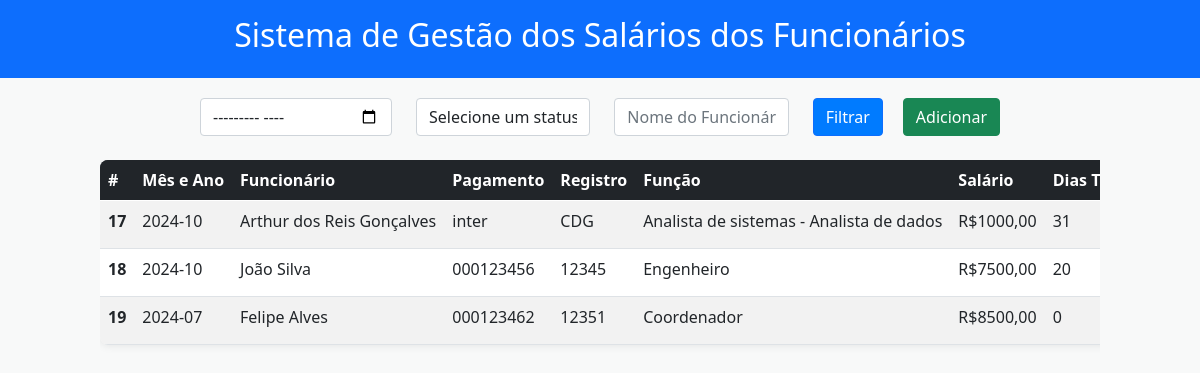
Before: /index_salario/ with the older database file.
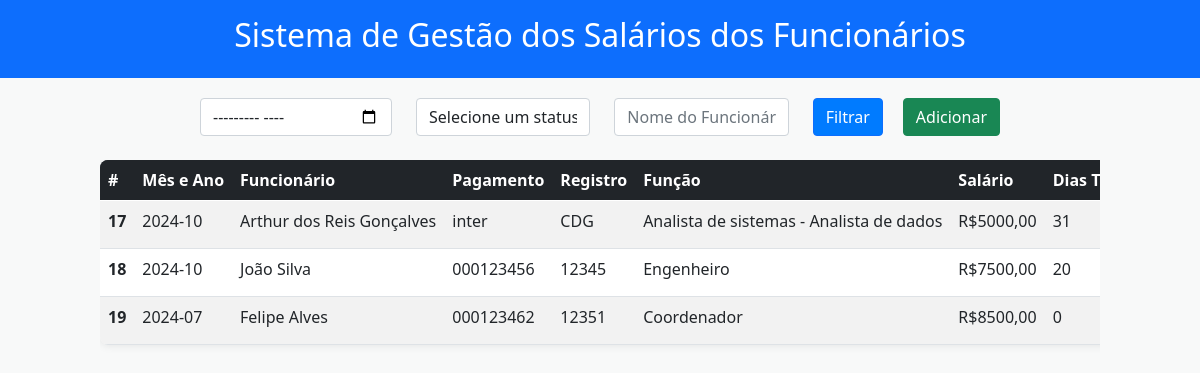
After: the same page with the newer database file.
### app/models.py (models this page shows, shortened)
class PlanSalario(models.Model):
    funcionario = models.ForeignKey(Funcionarios, on_delete=models.CASCADE, verbose_name='Funcionário')
    mesAno = models.CharField(max_length=15, verbose_name='Mês e Ano')  # Alterado para CharField, conforme solicitado
    dias_trabalhados = models.IntegerField(verbose_name='Dias Trabalhados')
    qtde_dias_Mes = models.IntegerField(verbose_name='Qtde dias do mes')
    arred = models.DecimalField(max_digits=10, decimal_places=2, verbose_name='Arredondamento')
    ferias = models.DecimalField(max_digits=10, decimal_places=2, verbose_name='Férias')
    decimo_terceiro_ferias = models.DecimalField(max_digits=10, decimal_places=2, verbose_name='13º de Férias')
    periculosidade = models.DecimalField(max_digits=10, decimal_places=2, verbose_name='Periculosidade')
    salario_familia = models.DecimalField(max_digits=10, decimal_places=2, verbose_name='Salário Família')
    outras_entradas = models.DecimalField(max_digits=10, decimal_places=2, verbose_name='Outras Entradas')
    ir_ferias = models.DecimalField(max_digits=10, decimal_places=2, verbose_name='IR Férias')
    vales_e_faltas = models.DecimalField(max_digits=10, decimal_places=2, verbose_name='Vales e Faltas')
    vt = models.DecimalField(max_digits=10, decimal_places=2, verbose_name='Vale Transporte')
    troco = models.DecimalField(max_digits=10, decimal_places=2, verbose_name='Troco')
    geral = models.DecimalField(max_digits=10, decimal_places=2, verbose_name='Geral')

class Funcionarios(models.Model):
    cpf_validator = RegexValidator(
        r'^\d{11}$',
        'O CPF deve ter 11 dígitos numéricos.'
    )
    def validate_date_format(value):
        """Valida se o campo segue o formato de data 'YYYY-MM-DD'."""
        if not re.match(r'\d{4}-\d{2}-\d{2}', value):
            raise ValidationError('A data deve estar no formato YYYY-MM-DD.')
    nome = models.CharField(max_length=150, verbose_name='Nome')
    registro = models.CharField(max_length=50, verbose_name='Registro')
    funcao = models.CharField(max_length=100, verbose_name='Função')
    data_nascimento = models.CharField(
        max_length=100,
        verbose_name='Data de Nascimento',
        validators=[validate_date_format]
    )
    data_admissao = models.CharField(
        max_length=100,
        verbose_name='Data de Admissão',
        validators=[validate_date_format]
    )
    cpf = models.CharField(max_length=11, validators=[cpf_validator], unique=True, verbose_name='CPF')
    conta_inter = models.CharField(max_length=20, verbose_name='Conta Inter')
    ultimo_exame = models.CharField(
        max_length=100,
        null=True,
        blank=True,
        verbose_name='Último Exame',
        validators=[validate_date_format]
    )
    proximo_exame = models.CharField(
        max_length=100,
        null=True,
        blank=True,
        verbose_name='Próximo Exame',
        validators=[validate_date_format]
    )
    email = models.EmailField(max_length=100, validators=[EmailValidator()], unique=True, verbose_name='Email')
    salario = models.DecimalField(max_digits=10, decimal_places=2, verbose_name='Salário')
    status = models.CharField(max_length=50, verbose_name='Status')
    cargo = models.CharField(max_length=50, verbose_name='Status')

### app/views.py (the view)
# urls.py: path('index_salario/', index_salario, name='index_salario'),
def index_salario(request):
    mesAno = request.GET.get('mesAno')
    status = request.GET.get('status')
    nome = request.GET.get('nome')
    salarios = PlanSalario.objects.all().select_related('funcionario')
    if mesAno:
        salarios = salarios.filter(mesAno=mesAno)
    if status:
        salarios = salarios.filter(funcionario__status=status)
    if nome:
        salarios = salarios.filter(funcionario__nome__icontains=nome)
    data = {'db': salarios}
    return render(request, 'Salarios/index_salario.html', data)

### app/templates/Salarios/index_salario.html (shortened to what this page needs)
<!DOCTYPE html>
<html lang="pt-br">
<head>
    <link href="https://cdn.jsdelivr.net/npm/bootstrap@5.0.2/dist/css/bootstrap.min.css" rel="stylesheet">
</head>
<body>
    <header class="bg-primary text-white text-center py-3">
        <h2>Sistema de Gestão dos Salários dos Funcionários</h2>
    </header>
    <div class="col-12 col-md-8 m-auto text-center">
        <form method="GET" action="{% url 'index_salario' %}">
            <div class="row">
                <div class="col">
                    <input type="month" class="form-control" name="mesAno" placeholder="Mês/Ano">
                </div>
                <div class="col">
                    <select id="status" name="status" class="form-control">
                        <option value="">Selecione um status</option>
                    </select>
                </div>
                <div class="col">
                    <input type="text" class="form-control" name="nome" placeholder="Nome do Funcionário">
                </div>
                <div class="col">
                    <div id="botoes-iniciais">
                        <button type="submit" class="btn btn-primary mb-4">Filtrar</button>
                        <a href="/form_salario" class="btn btn-success mb-4">Adicionar</a>
                    </div>
                </div>
            </div>
        </form>
    </div>
    <div class="col-12 col-md-10 m-auto">
        <div class="table-responsive">
            <table class="table table-striped table-hover">
                <thead class="table-dark">
                    <tr>
                        <th scope="col">#</th>
                        <th scope="col">Mês e Ano</th>
                        <th scope="col">Funcionário</th>
                        <th scope="col">Pagamento</th>
                        <th scope="col">Registro</th>
                        <th scope="col">Função</th>
                        <th scope="col">Salário</th>
                        <th scope="col">Dias Trabalhados</th>
                    </tr>
                </thead>
                <tbody>
                  {% for planfuncionario in db %}
                    <tr>
                        <th scope="row">{{ planfuncionario.id }}</th>
                        <td>{{ planfuncionario.mesAno }}</td>
                        <td>{{ planfuncionario.funcionario.nome }}</td>
                        <td>{{ planfuncionario.funcionario.conta_inter }}</td>
                        <td>{{ planfuncionario.funcionario.registro }}</td>
                        <td>{{ planfuncionario.funcionario.funcao }}</td>
                        <td>R${{ planfuncionario.funcionario.salario }}</td>
                        <td>{{ planfuncionario.dias_trabalhados }}</td>
                    </tr>
                  {% empty %}
                    <tr>
                        <td colspan="19" class="text-center">Nenhum plano de funcionário encontrado.</td>
                        <td colspan="19" class="text-center">Atualize a página ou entre em contato com o Dev. <strong>arthurreisgonc@gmail.com</strong></td>
                    </tr>
                  {% endfor %}
                </tbody>
            </table>
        </div>
    </div>
</body>
</html>

Changed rows visible on the page:
changed through a linked row, PlanSalario "Arthur dos Reis Gonçalves": funcionario.salario "1000,00" → "5000,00"
